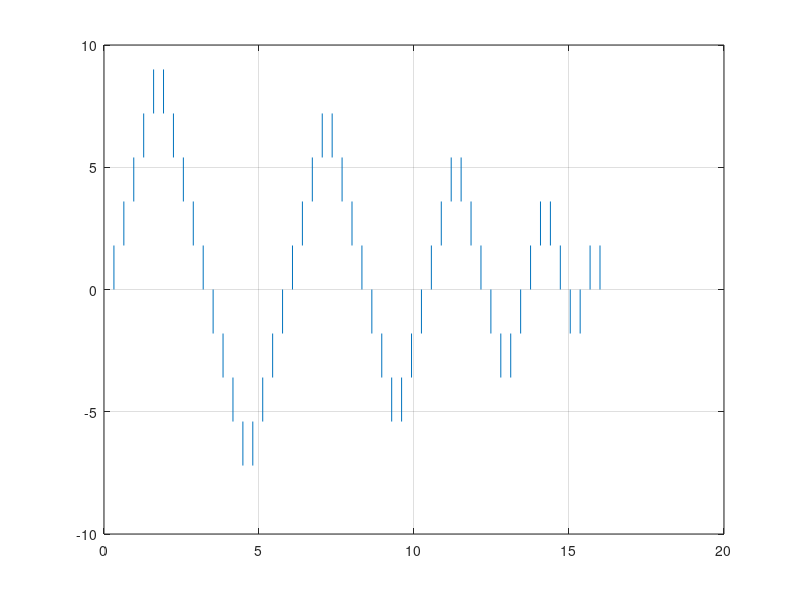

MATLAB code to generate this figure: (Note: this script raises an error after producing the figure.)
clear, clc

dry_run = true;
saveon = false;

Ts = 40e-6;
u_max = 9;
n_space = 8000;
n_up = 5;
step_sz = u_max/n_up;

imps = [0;step_sz*ones(n_up, 1); -step_sz*ones(2*n_up-1,1)];


for k = 2*n_up-2:-1:1
  if mod(k,2) == 1
    sgn = -1;
  else
    sgn = 1;
  end
  imps = [imps; sgn * step_sz * ones(k, 1)];
  
end
% imps = [imps; -sum(imps)]
% ref_s = cumsum(imps)
N_imp = length(imps)


impulse_idx= (1:n_space:N_imp*n_space)';
u_vec = zeros((N_imp)*(n_space), 1);
u_vec(impulse_idx) = imps;
u_vec = cumsum(u_vec);
% u_vec(u_vec <=-8) = -7.0;
% u_vec = repmat(cumsum(u_vec), 3,1);

t_vec = (0:length(u_vec)-1)'*Ts;
figure(1); clf
plot(t_vec, u_vec);
grid on



reset_piezo('t1', 15, 't_final', 25, 'umax', 9, 'k1', 0.55,...
            'verbose', true, 'dry_run', dry_run)
if ~dry_run
  umax = 10;
  clear vi;
  vipath_reset = 'C:\Users\arnold\Documents\MATLAB\afm_mpc_journal\labview\reset_piezo.vi';
      [e, vi] = setupVI(vipath_reset, 'Abort', 0,...
    'umax', umax, 'TsTicks', 1600, 'u_in', u_vec);
  vi.Run;
  stage_dat = vi.GetControlValue('stage_data_out');

  u_exp = stage_dat(:,1);
  yx_exp = stage_dat(:,2); % - dat(1,2);
  t_exp = (0:length(u_exp)-1)'*Ts;

  figure(201); clf
  plot(t_exp, u_exp)
  hold on
  plot(t_exp, yx_exp - yx_exp(1))
  grid on
  if saveon
    hystData.t_exp = t_exp;
    hystData.u_exp = u_exp;
    hystData.y_exp = yx_exp;
    hystData.umax = umax;
    % hystData.u_reset = u_reset;
    save('hystID_data_4-30-2018_01.mat', 'hystData')
  end
end

